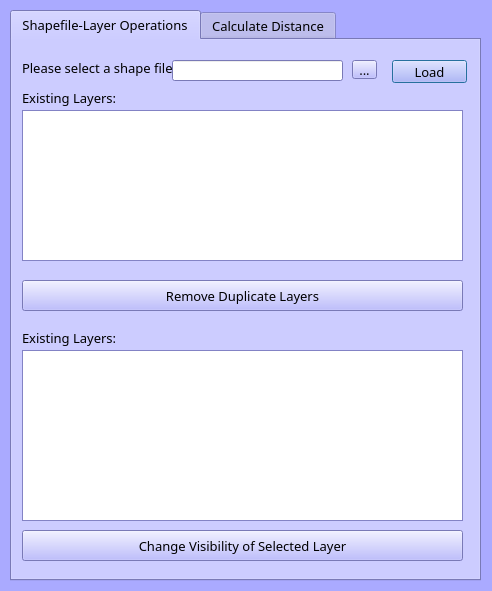
<?xml version="1.0" encoding="UTF-8"?>
<ui version="4.0">
 <class>GisProjectDialogBase</class>
 <widget class="QDialog" name="GisProjectDialogBase">
  <property name="geometry">
   <rect>
    <x>0</x>
    <y>0</y>
    <width>492</width>
    <height>591</height>
   </rect>
  </property>
  <property name="minimumSize">
   <size>
    <width>492</width>
    <height>591</height>
   </size>
  </property>
  <property name="maximumSize">
   <size>
    <width>492</width>
    <height>591</height>
   </size>
  </property>
  <property name="palette">
   <palette>
    <active>
     <colorrole role="Base">
      <brush brushstyle="SolidPattern">
       <color alpha="255">
        <red>255</red>
        <green>255</green>
        <blue>255</blue>
       </color>
      </brush>
     </colorrole>
     <colorrole role="Window">
      <brush brushstyle="SolidPattern">
       <color alpha="255">
        <red>170</red>
        <green>170</green>
        <blue>255</blue>
       </color>
      </brush>
     </colorrole>
    </active>
    <inactive>
     <colorrole role="Base">
      <brush brushstyle="SolidPattern">
       <color alpha="255">
        <red>255</red>
        <green>255</green>
        <blue>255</blue>
       </color>
      </brush>
     </colorrole>
     <colorrole role="Window">
      <brush brushstyle="SolidPattern">
       <color alpha="255">
        <red>170</red>
        <green>170</green>
        <blue>255</blue>
       </color>
      </brush>
     </colorrole>
    </inactive>
    <disabled>
     <colorrole role="Base">
      <brush brushstyle="SolidPattern">
       <color alpha="255">
        <red>170</red>
        <green>170</green>
        <blue>255</blue>
       </color>
      </brush>
     </colorrole>
     <colorrole role="Window">
      <brush brushstyle="SolidPattern">
       <color alpha="255">
        <red>170</red>
        <green>170</green>
        <blue>255</blue>
       </color>
      </brush>
     </colorrole>
    </disabled>
   </palette>
  </property>
  <property name="windowTitle">
   <string>GIS Project - Cansu Ayten - 171180010</string>
  </property>
  <widget class="QTabWidget" name="tabWidget_2">
   <property name="geometry">
    <rect>
     <x>10</x>
     <y>10</y>
     <width>471</width>
     <height>571</height>
    </rect>
   </property>
   <property name="minimumSize">
    <size>
     <width>471</width>
     <height>0</height>
    </size>
   </property>
   <property name="palette">
    <palette>
     <active>
      <colorrole role="Button">
       <brush brushstyle="SolidPattern">
        <color alpha="255">
         <red>170</red>
         <green>170</green>
         <blue>255</blue>
        </color>
       </brush>
      </colorrole>
     </active>
     <inactive>
      <colorrole role="Button">
       <brush brushstyle="SolidPattern">
        <color alpha="255">
         <red>170</red>
         <green>170</green>
         <blue>255</blue>
        </color>
       </brush>
      </colorrole>
     </inactive>
     <disabled>
      <colorrole role="Button">
       <brush brushstyle="SolidPattern">
        <color alpha="255">
         <red>170</red>
         <green>170</green>
         <blue>255</blue>
        </color>
       </brush>
      </colorrole>
     </disabled>
    </palette>
   </property>
   <property name="font">
    <font>
     <family>Yu Mincho</family>
     <pointsize>10</pointsize>
    </font>
   </property>
   <property name="currentIndex">
    <number>0</number>
   </property>
   <widget class="QWidget" name="tab_3">
    <attribute name="title">
     <string>Shapefile-Layer Operations</string>
    </attribute>
    <widget class="QLabel" name="label_4">
     <property name="geometry">
      <rect>
       <x>10</x>
       <y>20</y>
       <width>151</width>
       <height>16</height>
      </rect>
     </property>
     <property name="font">
      <font>
       <family>Yu Mincho</family>
       <pointsize>10</pointsize>
      </font>
     </property>
     <property name="text">
      <string>Please select a shape file:</string>
     </property>
    </widget>
    <widget class="QToolButton" name="toolButton1">
     <property name="geometry">
      <rect>
       <x>340</x>
       <y>20</y>
       <width>25</width>
       <height>19</height>
      </rect>
     </property>
     <property name="text">
      <string>...</string>
     </property>
    </widget>
    <widget class="QLineEdit" name="lineEdit1">
     <property name="geometry">
      <rect>
       <x>160</x>
       <y>20</y>
       <width>171</width>
       <height>21</height>
      </rect>
     </property>
    </widget>
    <widget class="QPushButton" name="load_button">
     <property name="geometry">
      <rect>
       <x>380</x>
       <y>20</y>
       <width>75</width>
       <height>23</height>
      </rect>
     </property>
     <property name="text">
      <string>Load</string>
     </property>
    </widget>
    <widget class="QListView" name="listView1">
     <property name="geometry">
      <rect>
       <x>10</x>
       <y>70</y>
       <width>441</width>
       <height>151</height>
      </rect>
     </property>
    </widget>
    <widget class="QLabel" name="label_10">
     <property name="geometry">
      <rect>
       <x>10</x>
       <y>50</y>
       <width>141</width>
       <height>16</height>
      </rect>
     </property>
     <property name="text">
      <string>Existing Layers:</string>
     </property>
    </widget>
    <widget class="QPushButton" name="remove_button">
     <property name="geometry">
      <rect>
       <x>10</x>
       <y>240</y>
       <width>441</width>
       <height>31</height>
      </rect>
     </property>
     <property name="text">
      <string>Remove Duplicate Layers</string>
     </property>
    </widget>
    <widget class="QPushButton" name="change_button">
     <property name="geometry">
      <rect>
       <x>10</x>
       <y>490</y>
       <width>441</width>
       <height>31</height>
      </rect>
     </property>
     <property name="text">
      <string>Change Visibility of Selected Layer</string>
     </property>
    </widget>
    <widget class="QListWidget" name="listWidget1">
     <property name="geometry">
      <rect>
       <x>10</x>
       <y>310</y>
       <width>441</width>
       <height>171</height>
      </rect>
     </property>
    </widget>
    <widget class="QLabel" name="label_11">
     <property name="geometry">
      <rect>
       <x>10</x>
       <y>290</y>
       <width>141</width>
       <height>16</height>
      </rect>
     </property>
     <property name="text">
      <string>Existing Layers:</string>
     </property>
    </widget>
   </widget>
   <widget class="QWidget" name="tab_4">
    <attribute name="title">
     <string>Calculate Distance</string>
    </attribute>
    <widget class="QLabel" name="label_12">
     <property name="geometry">
      <rect>
       <x>10</x>
       <y>10</y>
       <width>181</width>
       <height>16</height>
      </rect>
     </property>
     <property name="text">
      <string>Existing Layers:</string>
     </property>
    </widget>
    <widget class="QListWidget" name="listWidget2">
     <property name="geometry">
      <rect>
       <x>10</x>
       <y>30</y>
       <width>451</width>
       <height>121</height>
      </rect>
     </property>
    </widget>
    <widget class="QPushButton" name="show_button">
     <property name="geometry">
      <rect>
       <x>10</x>
       <y>160</y>
       <width>451</width>
       <height>31</height>
      </rect>
     </property>
     <property name="text">
      <string>Show Points of Selected Layer</string>
     </property>
    </widget>
    <widget class="QLabel" name="label_13">
     <property name="geometry">
      <rect>
       <x>10</x>
       <y>210</y>
       <width>181</width>
       <height>16</height>
      </rect>
     </property>
     <property name="text">
      <string>Points:</string>
     </property>
    </widget>
    <widget class="QTableWidget" name="tableWidget1">
     <property name="geometry">
      <rect>
       <x>10</x>
       <y>230</y>
       <width>451</width>
       <height>131</height>
      </rect>
     </property>
    </widget>
    <widget class="QLabel" name="lbl_selectingPoint">
     <property name="geometry">
      <rect>
       <x>10</x>
       <y>360</y>
       <width>441</width>
       <height>51</height>
      </rect>
     </property>
     <property name="text">
      <string>Selecting Points:</string>
     </property>
    </widget>
    <widget class="QComboBox" name="comboBox1">
     <property name="geometry">
      <rect>
       <x>10</x>
       <y>440</y>
       <width>211</width>
       <height>31</height>
      </rect>
     </property>
    </widget>
    <widget class="QLabel" name="label_15">
     <property name="geometry">
      <rect>
       <x>10</x>
       <y>420</y>
       <width>181</width>
       <height>16</height>
      </rect>
     </property>
     <property name="text">
      <string>Method:</string>
     </property>
    </widget>
    <widget class="QPushButton" name="calculate_button">
     <property name="geometry">
      <rect>
       <x>240</x>
       <y>440</y>
       <width>221</width>
       <height>31</height>
      </rect>
     </property>
     <property name="text">
      <string>Calculate</string>
     </property>
    </widget>
    <widget class="QLabel" name="lbl_result">
     <property name="geometry">
      <rect>
       <x>10</x>
       <y>490</y>
       <width>451</width>
       <height>16</height>
      </rect>
     </property>
     <property name="text">
      <string>Result:</string>
     </property>
    </widget>
    <widget class="QPushButton" name="clear_button">
     <property name="geometry">
      <rect>
       <x>330</x>
       <y>490</y>
       <width>131</width>
       <height>31</height>
      </rect>
     </property>
     <property name="text">
      <string>Clear</string>
     </property>
    </widget>
   </widget>
  </widget>
 </widget>
 <resources/>
 <connections/>
</ui>
